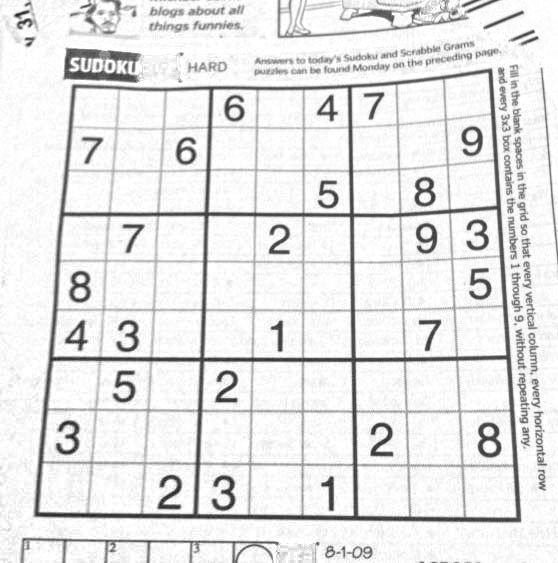
#> input picture src/Images and Videos/gradients3.png, 558 x 563 px
$ python '02-Contours Properties.py'
#> lines starting #> are read from the running program, lines starting #| are printed output that depends on the picture; after the words box and inside, x2 and y2 are one past the last pixel; in counts of white or black regions, pixels touching at a corner belong together
import cv2
import matplotlib.pyplot as plt
import numpy as np

img = cv2.imread('../Images and Videos/gradients3.png')
#> img is the input picture: shape (563, 558, 3); min 27, max 255, mean 229.5

imgray = cv2.cvtColor(img,cv2.COLOR_BGR2GRAY)
#ret,thresh = cv2.threshold(imgray,127,255,0)

## Finding the contours
contours, hierarchy =  cv2.findContours(imgray, cv2.RETR_TREE, cv2.CHAIN_APPROX_SIMPLE)
#> contours = [[[0, 0], [0, 562], [557, 562], [557, 0]]]

cv2.drawContours(img, contours, -1, (0,255,0), 3)
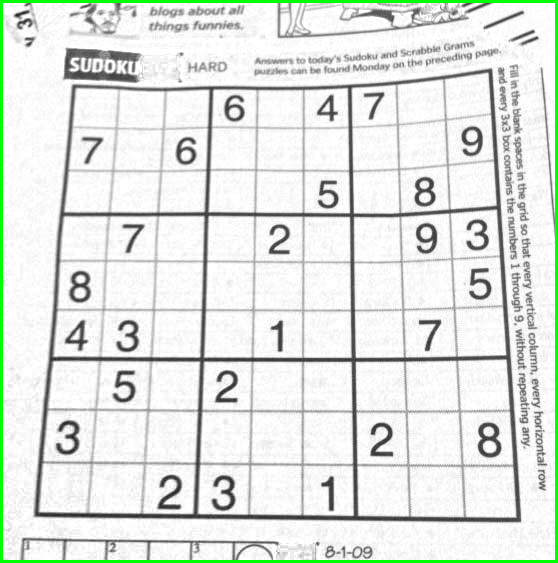
#> img: shape (563, 558, 3); 2.13% of pixels changed, all inside (x1, y1, x2, y2) = (0, 0, 558, 563)

## Finding centroid of first contour only
cnt = contours[0]
#> cnt = [[0, 0], [0, 562], [557, 562], [557, 0]]

## moment of that contour
M = cv2.moments(cnt)
#> M = moments, m00 313034, centre m10/m00, m01/m00 = (278.5, 281)
print(M)
#> (printed output is left out)

## Calculating centroids coordinates
cx = int(M['m10']/M['m00'])
#> cx = 278
cy = int(M['m01']/M['m00'])
#> cy = 281

print(cx, cy)
#| 278 281

## Let's use these calculated centroid values to get some new image out of original

cv2.imshow('Original', img)

## Calculating new coordinates for new image
## Trying to extract the middle portion of it.
x_axis = cx/2
#> x_axis = 139
y_axis = cy/2
#> y_axis = 140.5

start_x = int(cx/2)
#> start_x = 139
end_x = int(start_x + cx)
#> end_x = 417

start_y = int(cy/2)
#> start_y = 140
end_y = int(start_y + cy)
#> end_y = 421

## Coordinates for new image
print("Starting coordinates and ending coordinates are ",start_x, start_y, end_x, end_y)
#| Starting coordinates and ending coordinates are  139 140 417 421

## Cropping new image from original image
new_img = img[start_y:end_y, start_x:end_x]
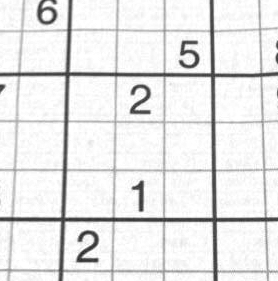
#> new_img: shape (281, 278, 3); min 39, max 255, mean 232.5


cv2.imshow('new',new_img)
cv2.waitKey(0)

## Here we are trying to extract the middle sudoko box but due to uneveness of full image, we are not able to detect the correct box, let's see how to change orientation in order to ger better results.

img = cv2.imread('../Images and Videos/gradients3.png')
rows,cols,ch = img.shape
#> rows = 563; cols = 558; ch = 3

## Performing warp perspective transformation.
pts1 = np.float32([[56,65],[368,52],[28,387],[389,390]])
pts2 = np.float32([[0,0],[210,0],[0,210],[210,210]])
M = cv2.getPerspectiveTransform(pts1,pts2)
dst = cv2.warpPerspective(img,M,(300,300))
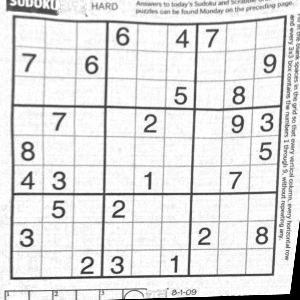
#> dst: shape (300, 300, 3); min 0, max 255, mean 224.9
plt.subplot(121),plt.imshow(img),plt.title('Input')
plt.subplot(122),plt.imshow(dst),plt.title('Output')
plt.show()
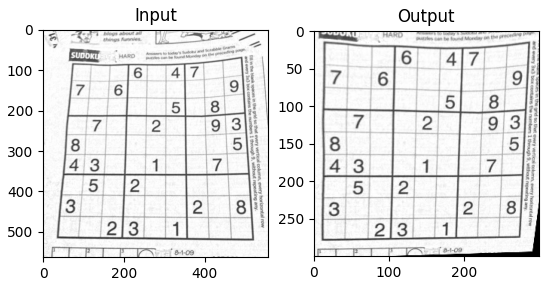
#> figure drawn by matplotlib, 2 panels

imgray = cv2.cvtColor(dst,cv2.COLOR_BGR2GRAY)
#> imgray: shape (300, 300)
#ret,thresh = cv2.threshold(imgray,127,255,0)

## Finding the contours
contours, hierarchy =  cv2.findContours(imgray, cv2.RETR_TREE, cv2.CHAIN_APPROX_SIMPLE)
#> contours = 1 contour; box (x1, y1, x2, y2) and area: (0, 0, 300, 300) 88477

cv2.drawContours(dst, contours, -1, (0,255,0), 3)
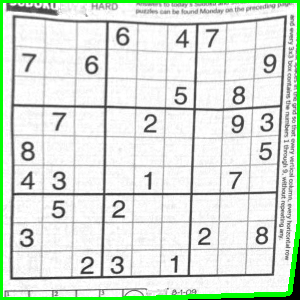
#> dst: shape (300, 300, 3); 4.39% of pixels changed, all inside (x1, y1, x2, y2) = (0, 0, 300, 300)

## Finding centroid of first contour only
cnt = contours[0]
#> cnt = contour of 36 points, box (x1, y1, x2, y2) (0, 0, 300, 300), area 88477

## moment of that contour
M = cv2.moments(cnt)
#> M = moments, m00 88477, centre m10/m00, m01/m00 = (148.4, 148.1)
print(M)
#> (printed output is left out)

## Calculating centroids coordinates
cx = int(M['m10']/M['m00'])
#> cx = 148
cy = int(M['m01']/M['m00'])
#> cy = 148

print(cx, cy)
#| 148 148

## Let's use these calculated centroid values to get some new image out of original

cv2.imshow('Original', dst)

## Calculating new coordinates for new image
## Trying to extract the middle portion of it.
x_axis = cx/2
#> x_axis = 74
y_axis = cy/2
#> y_axis = 74

start_x = int(cx/2)
#> start_x = 74
end_x = int(start_x + cx)
#> end_x = 222

start_y = int(cy/2)
#> start_y = 74
end_y = int(start_y + cy)
#> end_y = 222

## Coordinates for new image
print("Starting coordinates and ending coordinates are ",start_x, start_y, end_x, end_y)
#| Starting coordinates and ending coordinates are  74 74 222 222

## Cropping new image from original image
new_img = dst[start_y:end_y, start_x:end_x]
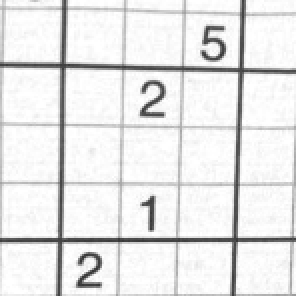
#> new_img: shape (148, 148, 3) (shown 2 times larger); min 52, max 255, mean 232


cv2.imshow('new',new_img)
cv2.waitKey(0)
cv2.destroyAllWindows()
